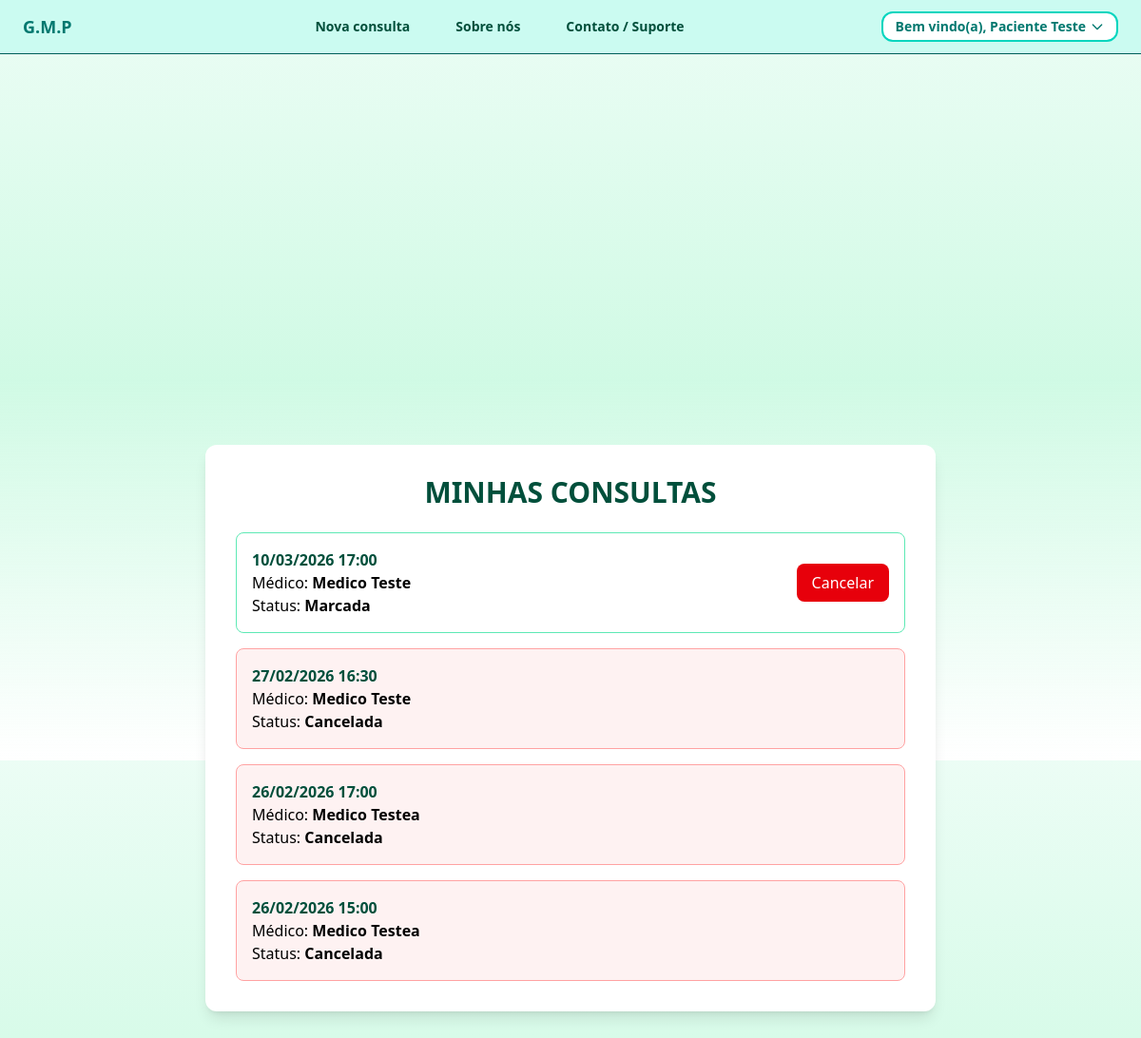
/consultas/minhas/ (signed in), run on the app's committed database.
### gmp/usuarios/models.py (models this page shows, shortened)
class CustomUser(AbstractBaseUser, PermissionsMixin):
    ROLE_PACIENTE = "paciente"
    ROLE_MEDICO = "medico"
    ROLE_SUPERADM = "superadm"
    ROLE_CHOICES = [
        (ROLE_PACIENTE, LABEL_PACIENTE),
        (ROLE_MEDICO, LABEL_MEDICO),
        (ROLE_SUPERADM, LABEL_SUPERADM),
    ]
    QUEIXA_DEPRESSAO = "depressao"
    QUEIXA_ANSIEDADE = "ansiedade"
    QUEIXA_TAG = "tag"
    QUEIXA_TOC = "toc"
    QUEIXA_BIPOLARIDADE = "bipolaridade"
    QUEIXA_ESQUIZOFRENIA = "esquizofrenia"
    QUEIXA_OUTROS = "outros"
    QUEIXA_CHOICES = [
        (QUEIXA_DEPRESSAO, LABEL_QUEIXA_DEPRESSAO),
        (QUEIXA_ANSIEDADE, LABEL_QUEIXA_ANSIEDADE),
        (QUEIXA_TAG, LABEL_QUEIXA_TAG),
        (QUEIXA_TOC, LABEL_QUEIXA_TOC),
        (QUEIXA_BIPOLARIDADE, LABEL_QUEIXA_BIPOLARIDADE),
        (QUEIXA_ESQUIZOFRENIA, LABEL_QUEIXA_ESQUIZOFRENIA),
        (QUEIXA_OUTROS, LABEL_QUEIXA_OUTROS),
    ]
    nome = models.CharField(max_length=MAX_LENGTH_NOME, blank=True, null=True)
    email = models.EmailField(unique=True, blank=False, null=False)
    idade = models.PositiveIntegerField(
        validators=[MinValueValidator(IDADE_MINIMA), MaxValueValidator(IDADE_MAXIMA)],
        blank=True,
        null=True,
    )
    queixa = models.CharField(
        max_length=MAX_LENGTH_QUEIXA,
        choices=QUEIXA_CHOICES,
        default=QUEIXA_DEPRESSAO,
        db_index=True,
    )
    role = models.CharField(
        max_length=MAX_LENGTH_ROLE,
        choices=ROLE_CHOICES,
        default=ROLE_PACIENTE,
        db_index=True,
    )
    telefone = models.CharField(max_length=MAX_LENGTH_TELEFONE, blank=True, null=True)
    origem = models.CharField(max_length=MAX_LENGTH_ORIGEM, blank=True, null=True)
    foto_perfil = models.ImageField(
        upload_to=UPLOAD_FOTO_PERFIL_PATH, blank=True, null=True
    )
    is_active = models.BooleanField(default=True)
    is_staff = models.BooleanField(default=False)
    date_joined = models.DateTimeField(default=timezone.now)
    USERNAME_FIELD = "email"
    REQUIRED_FIELDS = []
    objects = CustomUserManager()

### gmp/consultas/models.py (models this page shows, shortened)
class AgendamentoConsulta(models.Model):
    STATUS_MARCADA = "marcada"
    STATUS_REALIZADA = "realizada"
    STATUS_CANCELADA = "cancelada"
    STATUS_NAO_REALIZADA = "nao_realizada"
    STATUS_CHOICES = [
        (STATUS_MARCADA, STATUS_LABEL_MARCADA),
        (STATUS_REALIZADA, STATUS_LABEL_REALIZADA),
        (STATUS_CANCELADA, STATUS_LABEL_CANCELADA),
        (STATUS_NAO_REALIZADA, STATUS_LABEL_NAO_REALIZADA),
    ]
    paciente = models.ForeignKey(
        User, on_delete=models.CASCADE, related_name="consultas_como_paciente"
    )
    medico = models.ForeignKey(
        User, on_delete=models.CASCADE, related_name="consultas_como_medico"
    )
    data_hora = models.DateTimeField(db_index=True)
    status = models.CharField(
        max_length=20, choices=STATUS_CHOICES, default=STATUS_MARCADA, db_index=True
    )
    cancelado_por = models.ForeignKey(
        User,
        null=True,
        blank=True,
        on_delete=models.SET_NULL,
        related_name="cancelamentos_realizados",
    )
    criado_em = models.DateTimeField(auto_now_add=True)
    atualizado_em = models.DateTimeField(auto_now=True)
    cancelado_em = models.DateTimeField(null=True, blank=True)
    class Meta:
        ordering = ["-data_hora"]
        constraints = [
            models.UniqueConstraint(
                fields=["medico", "data_hora"], name="unique_medico_horario"
            ),
            models.UniqueConstraint(
                fields=["paciente", "data_hora"], name="unique_paciente_horario"
            ),
        ]
        indexes = [
            models.Index(fields=["medico"]),
            models.Index(fields=["paciente"]),
            models.Index(fields=["status"]),
            models.Index(fields=["data_hora"]),
            models.Index(fields=["medico", "data_hora"]),
            models.Index(fields=["paciente", "data_hora"]),
        ]

### gmp/consultas/views.py (the view)
# urls.py: path("minhas/", views.minhas_consultas, name="minhas_consultas"),
@login_required
@role_required(CustomUser.ROLE_PACIENTE)
def minhas_consultas(request):
    consultas = consultas_do_paciente(request.user)
    paginator = Paginator(consultas, PAGINACAO_PADRAO)
    page_number = request.GET.get("page")
    page_obj = paginator.get_page(page_number)
    return render(
        request,
        "gmp/minhas_consultas.html",
        {"page_obj": page_obj, "now": timezone.now()},
    )

### gmp/consultas/selectors.py (called while the page is built)
def consultas_do_paciente(paciente) -> QuerySet:
    return (
        AgendamentoConsulta.objects.select_related("medico")
        .filter(paciente_id=paciente.id)
        .order_by("-data_hora")
    )

### gmp/consultas/templates/gmp/minhas_consultas.html (shortened to what this page needs)
{% extends "main.html" %}
{% load tz %}
{% block body %}
<div class="min-h-screen pt-2 flex items-center justify-center">
  <div class="w-full max-w-3xl bg-white rounded-xl shadow-lg p-8">
    <h2 class="text-3xl font-semibold text-center text-emerald-900 mb-6">
      MINHAS CONSULTAS
    </h2>
    {% if page_obj and page_obj.object_list %}
      <div class="space-y-4">
        {% for consulta in page_obj %}
          {% if consulta.data_hora > now %}
            <div class="border border-emerald-300 rounded-lg p-4 flex justify-between items-center
              {% if consulta.status == 'cancelada' %} border-red-300 bg-red-50 {% endif %}
              {% if consulta.status == 'realizada' %} border-gray-500 bg-gray-200 {% endif %}">
          {% else %}
            <div class="border border-gray-300 rounded-lg p-4 flex justify-between items-center opacity-50">
          {% endif %}
              <div>
                <p class="font-semibold text-emerald-900">
                  {{ consulta.data_hora|date:"d/m/Y H:i" }}
                </p>
                <p>
                  Médico:
                  <span class="font-semibold">
                    {{ consulta.medico.nome }}
                  </span>
                </p>
                <p>
                  Status:
                  <span class="font-semibold">
                    {{ consulta.get_status_display }}
                  </span>
                </p>
              </div>
              <div class="flex gap-2">
                {% if consulta.status == 'marcada' and consulta.data_hora > now %}
                  <form method="POST" action="{% url 'cancelar_consulta' consulta.id %}">
                    <button
                      type="submit"
                      class="bg-red-600 cursor-pointer hover:bg-red-700 text-white px-4 py-2 rounded-lg transition"
                      onclick="return confirm('Tem certeza que deseja cancelar esta consulta?')"
                    >
                      Cancelar
                    </button>
                  </form>
                {% endif %}
              </div>
            </div>
        {% endfor %}
      </div>
    {% else %}
      <p class="text-center text-gray-600">
        Você ainda não possui consultas.
      </p>
    {% endif %}
  </div>
</div>
{% endblock body %}

### templates/main.html (shortened to what this page needs)
<!DOCTYPE html>
<html lang="pt-br" class="scroll-smooth">
<head>
    <script src="https://unpkg.com/@tailwindcss/browser@4"></script>
</head>
<body class="pt-16 min-h-screen bg-gradient-to-b from-emerald-50 via-emerald-100 to-emerald-150">
<header class="fixed top-0 inset-x-0 z-50 bg-teal-100 border-b border-teal-800">
    <nav class="flex items-center justify-between px-6 py-3">
        <div class="flex items-center gap-6">
            <a href="{% url 'home' %}" class="text-teal-700 font-extrabold text-lg">
                G.M.P
            </a>
        </div>
        <div class="ml-12 flex gap-12 text-sm font-semibold text-emerald-900">
            {% if request.user.is_authenticated and request.user.role != 'medico' %}
                <a href="{% url 'marcar_consulta' %}" class="hover:text-emerald-600 transition">
                    Nova consulta
                </a>
            {% endif %}
            {% if request.resolver_match.url_name == 'home' %}
                <a href="#sobre" class="hover:text-emerald-600 transition">
                    Sobre nós
                </a>
            {% else %}
                <a href="{% url 'home' %}#sobre" class="hover:text-emerald-600 transition">
                    Sobre nós
                </a>
            {% endif %}
            {% if request.resolver_match.url_name == 'home' %}
                <a href="#contato" class="hover:text-emerald-600 transition">
                    Contato / Suporte
                </a>
            {% else %}
                <a href="{% url 'home' %}#contato" class="hover:text-emerald-600 transition">
                    Contato / Suporte
                </a>
            {% endif %}
        </div>
        <div class="relative">
            {% if request.user.is_authenticated and request.user.is_staff %}
                <button id="userMenuButton"
                    class="flex cursor-pointer items-center gap-1 bg-white border-2 border-teal-400 rounded-xl px-3 py-1 text-sm font-semibold text-teal-700 hover:bg-teal-50">
                    Bem vindo(a), {{ request.user.nome }}
                    <svg class="w-4 h-4" fill="none" stroke="currentColor" stroke-width="2" viewBox="0 0 24 24">
                        <path stroke-linecap="round" stroke-linejoin="round" d="M19 9l-7 7-7-7"/>
                    </svg>
                </button>
                <div id="userDropdown" class="hidden absolute right-0 mt-2 w-48 bg-white rounded-md shadow-lg py-2 text-sm z-50">
                    <a href="{% url 'cadastro' %}" class="block px-4 py-2 hover:bg-gray-100 text-emerald-900">
                        Novo cadastro
                    </a>
                    <a href="{% url 'home' %}" class="block px-4 py-2 hover:bg-gray-100 text-emerald-900">
                        Consultas
                    </a>
                    <a href="{% url 'perfil_usuario' %}" class="block px-4 py-2 hover:bg-gray-100 text-emerald-900">
                        Minhas informações
                    </a>
                    <form action="{% url 'logout' %}" method="post">
                        {% csrf_token %}
                        <button type="submit" class="w-full cursor-pointer text-left px-4 py-2 hover:bg-red-100 text-red-600">
                            Sair
                        </button>
                    </form>
                </div>
            {% elif request.user.is_authenticated %}
                <button id="userMenuButton"
                    class="flex cursor-pointer items-center gap-1 bg-white border-2 border-teal-400 rounded-xl px-3 py-1 text-sm font-semibold text-teal-700 hover:bg-teal-50">
                    Bem vindo(a), {{ request.user.nome }}
                    <svg class="w-4 h-4" fill="none" stroke="currentColor" stroke-width="2" viewBox="0 0 24 24">
                        <path stroke-linecap="round" stroke-linejoin="round" d="M19 9l-7 7-7-7"/>
                    </svg>
                </button>
            {% else %}
                {% if request.resolver_match.url_name == 'home' %}
                    <a href="{% url 'login' %}" class="bg-white border-2 border-teal-400 rounded-xl px-3 py-1 text-sm font-semibold text-teal-700 hover:bg-teal-50">
                        LOGIN
                    </a>
                {% endif %}
            {% endif %}
        </div>
    </nav>
</header>
<main class="pt-6 px-4">
    {% block body %}{% endblock body %}
</main>
</body>
</html>

### data on the page
CustomUser: user.nome "Paciente Teste"
AgendamentoConsulta: data_hora "10/03/2026 17:00", medico.nome "Medico Teste", status "Marcada", shows "Cancelar"
AgendamentoConsulta: data_hora "27/02/2026 16:30", medico.nome "Medico Teste", status "Cancelada"
AgendamentoConsulta: data_hora "26/02/2026 17:00", medico.nome "Medico Testea", status "Cancelada"
AgendamentoConsulta: data_hora "26/02/2026 15:00", medico.nome "Medico Testea", status "Cancelada"
